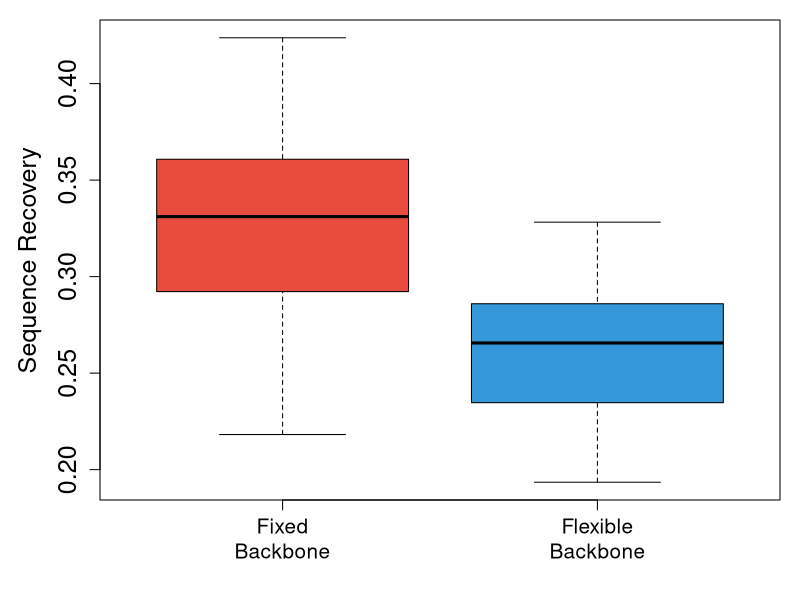

This chart was generated by the following R code:
# The MIT License (MIT)
#
# Copyright (c) 2015 Noah Ollikainen
#
# Permission is hereby granted, free of charge, to any person obtaining a copy
# of this software and associated documentation files (the "Software"), to deal
# in the Software without restriction, including without limitation the rights
# to use, copy, modify, merge, publish, distribute, sublicense, and/or sell
# copies of the Software, and to permit persons to whom the Software is
# furnished to do so, subject to the following conditions:
#
# The above copyright notice and this permission notice shall be included in
# all copies or substantial portions of the Software.
#
# THE SOFTWARE IS PROVIDED "AS IS", WITHOUT WARRANTY OF ANY KIND, EXPRESS OR
# IMPLIED, INCLUDING BUT NOT LIMITED TO THE WARRANTIES OF MERCHANTABILITY,
# FITNESS FOR A PARTICULAR PURPOSE AND NONINFRINGEMENT. IN NO EVENT SHALL THE
# AUTHORS OR COPYRIGHT HOLDERS BE LIABLE FOR ANY CLAIM, DAMAGES OR OTHER
# LIABILITY, WHETHER IN AN ACTION OF CONTRACT, TORT OR OTHERWISE, ARISING FROM,
# OUT OF OR IN CONNECTION WITH THE SOFTWARE OR THE USE OR OTHER DEALINGS IN
# THE SOFTWARE.

pdf('sequence_recovery.pdf',width=3.5,height=6)
par(mar=c(5, 5, 1, 1))
a<-read.table('sequence_recovery.txt')
boxplot(a$V1,a$V2,ylab="Sequence Recovery",col=c("#e74c3c","#3498db"),cex.lab=1.5,cex.axis=1.5,outline=F)
text(1:2, par("usr")[3] - 0.02, labels = c("Fixed\nBackbone","Flexible\nBackbone"), xpd = TRUE, cex=1.25)
dev.off()